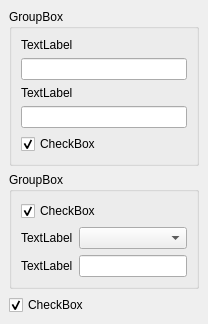
     <widget class="QWidget" name="tab_4" >
      <attribute name="title" >
       <string>Protocol</string>
      </attribute>
      <layout class="QVBoxLayout" >
       <property name="margin" >
        <number>9</number>
       </property>
       <property name="spacing" >
        <number>6</number>
       </property>
       <item>
        <widget class="QGroupBox" name="groupBox_4" >
         <property name="title" >
          <string>GroupBox</string>
         </property>
         <layout class="QVBoxLayout" >
          <property name="margin" >
           <number>9</number>
          </property>
          <property name="spacing" >
           <number>6</number>
          </property>
          <item>
           <widget class="QLabel" name="label_16" >
            <property name="text" >
             <string>TextLabel</string>
            </property>
           </widget>
          </item>
          <item>
           <widget class="QLineEdit" name="lineEdit_7" />
          </item>
          <item>
           <widget class="QLabel" name="label_17" >
            <property name="text" >
             <string>TextLabel</string>
            </property>
           </widget>
          </item>
          <item>
           <widget class="QLineEdit" name="lineEdit_8" />
          </item>
          <item>
           <widget class="QCheckBox" name="checkBox_15" >
            <property name="text" >
             <string>CheckBox</string>
            </property>
            <property name="checked" >
             <bool>true</bool>
            </property>
           </widget>
          </item>
         </layout>
        </widget>
       </item>
       <item>
        <widget class="QGroupBox" name="groupBox_5" >
         <property name="title" >
          <string>GroupBox</string>
         </property>
         <layout class="QVBoxLayout" >
          <property name="margin" >
           <number>9</number>
          </property>
          <property name="spacing" >
           <number>6</number>
          </property>
          <item>
           <widget class="QCheckBox" name="checkBox_16" >
            <property name="text" >
             <string>CheckBox</string>
            </property>
            <property name="checked" >
             <bool>true</bool>
            </property>
           </widget>
          </item>
          <item>
           <layout class="QGridLayout" >
            <property name="margin" >
             <number>0</number>
            </property>
            <property name="spacing" >
             <number>6</number>
            </property>
            <item row="1" column="1" >
             <widget class="QLineEdit" name="lineEdit_9" />
            </item>
            <item row="0" column="1" >
             <widget class="QComboBox" name="comboBox_2" />
            </item>
            <item row="1" column="0" >
             <widget class="QLabel" name="label_19" >
              <property name="text" >
               <string>TextLabel</string>
              </property>
             </widget>
            </item>
            <item row="0" column="0" >
             <widget class="QLabel" name="label_18" >
              <property name="text" >
               <string>TextLabel</string>
              </property>
             </widget>
            </item>
           </layout>
          </item>
         </layout>
        </widget>
       </item>
       <item>
        <widget class="QCheckBox" name="checkBox_17" >
         <property name="text" >
          <string>CheckBox</string>
         </property>
         <property name="checked" >
          <bool>true</bool>
         </property>
        </widget>
       </item>
      </layout>
     </widget>
